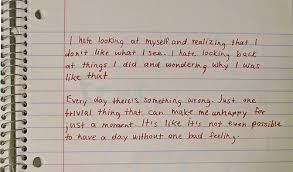
#> input picture nb.jpg, 293 x 172 px
$ jupyter execute --allow-errors Image_segmentation_kmeans.ipynb
#> lines starting #> are read from the running program, lines starting #| are printed output that depends on the picture
# Thresholding

[cell 1]
import cv2
import matplotlib.pyplot as plt
import numpy as np

# simple Thresh

[cell 2]
image = cv2.imread("./nb.jpg",0)
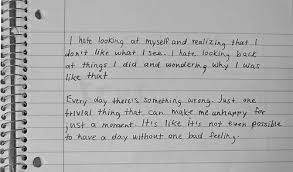
#> image: shape (172, 293); min 0, max 255, mean 170.6
plt.imshow(image, cmap='gray')

[cell 3]
retval, binary = cv2.threshold(image, 150, 255, cv2.THRESH_BINARY)
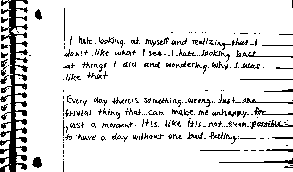
#> binary: shape (172, 293); 88.5% white; black in thin lines or dots

plt.Figure(figsize=(12,7))
plt.imshow(binary, cmap='gray')

# adaptive Thresholding

[cell 4]
adaptive_m = cv2.adaptiveThreshold(image, 255, cv2.ADAPTIVE_THRESH_MEAN_C, cv2.THRESH_BINARY, 11, 10)
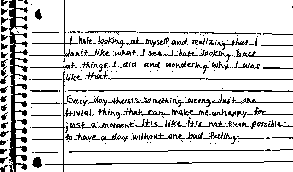
#> adaptive_m: shape (172, 293); 85.3% white; black in thin lines or dots
adaptive_g = cv2.adaptiveThreshold(image, 255, cv2.ADAPTIVE_THRESH_GAUSSIAN_C, cv2.THRESH_BINARY, 11, 10)
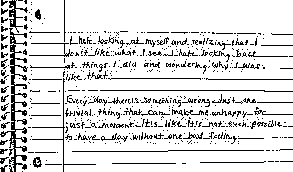
#> adaptive_g: shape (172, 293); 86.7% white; black in thin lines or dots


plt.figure(figsize=(12,8))

plt.subplot(1,2,1)
plt.title("adaptive mean")
plt.imshow(adaptive_m, cmap='gray')
plt.subplot(1,2,2)
plt.title("adaptive Gaussian")
plt.imshow(adaptive_g, cmap='gray')

plt.tight_layout()
plt.show()
